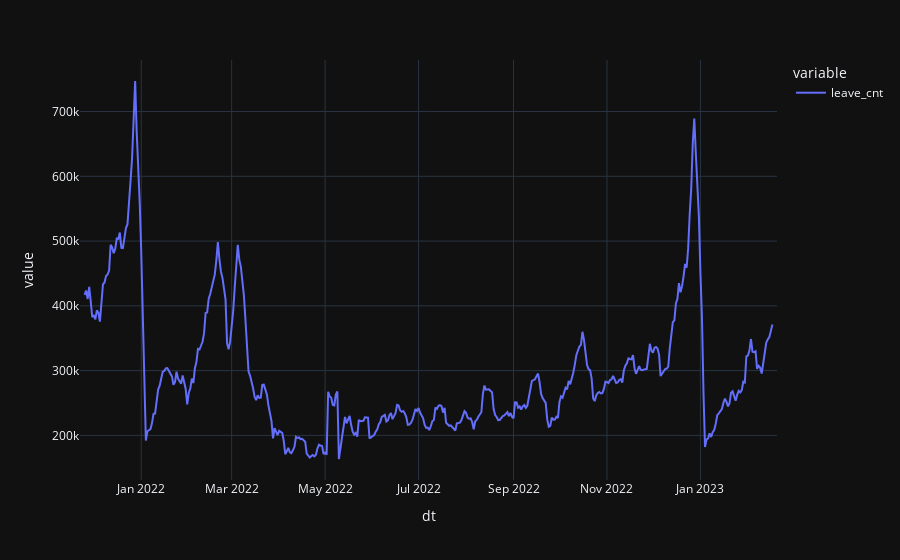

Here is the notebook cell this chart was saved with:
### Code cell
tmp1 = pd.read_csv('../data/marking/leave-aggregate.csv', parse_dates=['dt'], index_col='dt')
tmp2 = pd.read_csv('../data/marking/leave-test-aggregate.csv', parse_dates=['dt'], index_col='dt')
tmp3 = pd.concat([tmp1, tmp2])
tmp4 = tmp3.rolling(7, center=True).mean()
tmp4.to_csv('../data/marking/leave-full-aggregate-smooth.csv')
px.line(tmp4)

### Figure 1 — Plotly figure (JSON) as saved in the notebook; plotly's stock layout.template omitted (floating-point values rounded to 4 significant figures; data arrays with more than 128 entries replaced by an {"elided": "..."} marker saying what was removed)
{"data": [{"hovertemplate": "variable=leave_cnt<br>dt=%{x}<br>value=%{y}<extra></extra>", "legendgroup": "leave_cnt", "line": {"color": "#636efa", "dash": "solid"}, "marker": {"symbol": "circle"}, "mode": "lines", "name": "leave_cnt", "orientation": "v", "showlegend": true, "x": {"elided": "455 str values"}, "xaxis": "x", "y": {"elided": "455 float values"}, "yaxis": "y", "type": "scatter"}], "layout": {"xaxis": {"anchor": "y", "domain": [0.0, 1.0], "title": {"text": "dt"}}, "yaxis": {"anchor": "x", "domain": [0.0, 1.0], "title": {"text": "value"}}, "legend": {"title": {"text": "variable"}, "tracegroupgap": 0}, "margin": {"t": 60}}}
